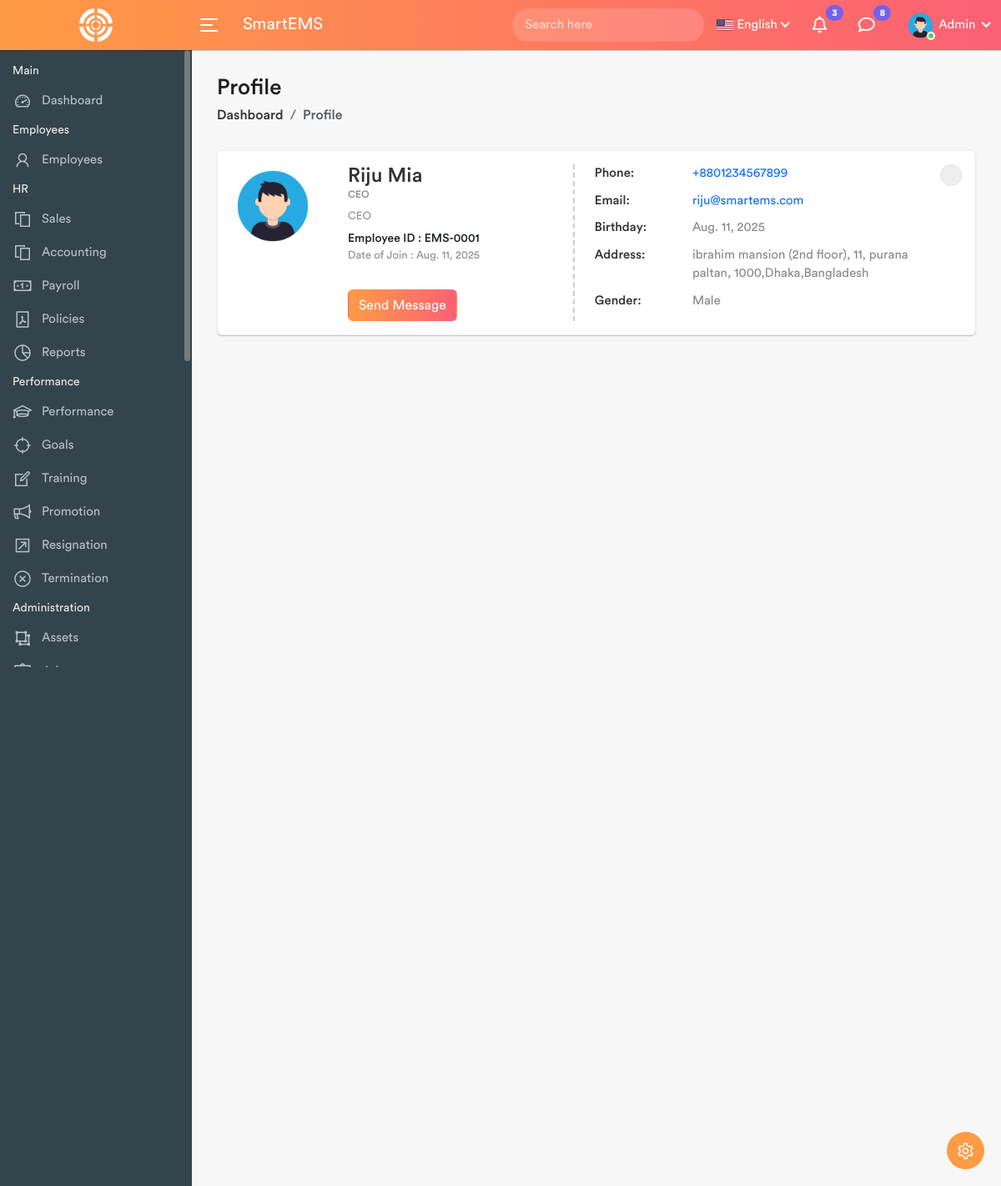
The app's page /my-profile/ (signed in) with its own data.
### customUserAuth/models.py (models this page shows, shortened)
class CustomUserAuthModel(AbstractUser):
    user_types = models.CharField(choices=[
        ('Admin', 'Admin'),
        ('HR', 'HR'),
        ('Employee', 'Employee'),
    ], max_length=10, null=True)

### adminApp/models.py (models this page shows, shortened)
class ProfileModel(models.Model):
    GENDER_CHOICES = (
        ('male', 'Male'),
        ('female', 'Female'),
        ('other', 'Other'),
    )
    user = models.OneToOneField(CustomUserAuthModel, on_delete=models.CASCADE, related_name='profile')
    employee_id = models.CharField(max_length=20, unique=True)
    full_name= models.CharField(max_length=150, null=True)
    position = models.ForeignKey(DesignationModel, on_delete=models.SET_NULL, null=True, blank=True, related_name='designation_info')
    phone = models.CharField(max_length=20, blank=True)
    address = models.TextField(blank=True)
    birthday = models.DateField(null=True, blank=True)
    gender = models.CharField(max_length=10, choices=GENDER_CHOICES, blank=True)
    date_of_joining = models.DateField(null=True, blank=True)
    profile_image = models.ImageField(upload_to='profiles/', null=True, blank=True)
    reports_to = models.ForeignKey('self', on_delete=models.SET_NULL, null=True, blank=True, related_name='subordinates')

class DesignationModel(models.Model):
    title = models.CharField(max_length=100)
    department = models.ForeignKey(DepartmentModel, on_delete=models.CASCADE, related_name='department_info')
    def __str__(self):
        return self.title

class DepartmentModel(models.Model):
    name = models.CharField(max_length=100)
    description = models.TextField(blank=True)

### adminApp/views.py (the view)
# urls.py: path('my-profile/', profile, name='profile'),
def profile(request):
    return render(request, 'profile.html')

### adminApp/templates/profile.html (shortened to what this page needs)
{% extends "master/base.html" %}
{% load static %}
{% block content %}
            <div class="page-wrapper">
                <div class="content container-fluid">
					<div class="page-header">
						<div class="row">
							<div class="col-sm-12">
								<h3 class="page-title">Profile</h3>
								<ul class="breadcrumb">
									<li class="breadcrumb-item"><a href="admin-dashboard.html">Dashboard</a></li>
									<li class="breadcrumb-item active">Profile</li>
								</ul>
							</div>
						</div>
					</div>
					<div class="card mb-0">
						<div class="card-body">
							<div class="row">
								<div class="col-md-12">
									<div class="profile-view">
										<div class="profile-img-wrap">
    										<div class="profile-img">
												<a href="#">
													<img
														src="
														{% if request.user.profile.profile_image %}
															{{ request.user.profile.profile_image.url }}
														{% elif request.user.first_name and request.user.last_name %}
															https://avatar.iran.liara.run/username?username={{ request.user.first_name }}+{{ request.user.last_name }}
														{% elif request.user.get_full_name %}
															https://avatar.iran.liara.run/username?username={{ request.user.get_full_name|urlencode }}
														{% else %}
															https://avatar.iran.liara.run/username?username={{ request.user.username|urlencode }}
														{% endif %}
														"
														alt="User Image"
														style="width: 100px; height: 100px; border-radius: 50%;"
													>
												</a>
											</div>
										</div>
										<div class="profile-basic">
											<div class="row">
												<div class="col-md-5">
													<div class="profile-info-left">
														<h3 class="user-name m-t-0 mb-0">{{ request.user.profile.full_name }}</h3>
														<h6 class="text-muted">{{request.user.profile.position}}</h6>
														<small class="text-muted">{{ request.user.profile.position.department.name }}</small>
														<div class="staff-id">Employee ID : EMS-{{request.user.profile.employee_id}}</div>
														<div class="small doj text-muted">Date of Join : {{request.user.profile.date_of_joining}}</div>
														<div class="staff-msg"><a class="btn btn-custom" href="">Send Message</a></div>
													</div>
												</div>
												<div class="col-md-7">
													<ul class="personal-info">
														<li>
															<div class="title">Phone:</div>
															<div class="text"><a href="">{{request.user.profile.phone}}</a></div>
														</li>
														<li>
															<div class="title">Email:</div>
															<div class="text"><a href="">{{ request.user.profile.user.username }}</a></div>
														</li>
														<li>
															<div class="title">Birthday:</div>
															<div class="text">{{request.user.profile.birthday}}</div>
														</li>
														<li>
															<div class="title">Address:</div>
															<div class="text">{{request.user.profile.address}}</div>
														</li>
														<li>
															<div class="title">Gender:</div>
															<div class="text">{{request.user.profile.gender|capfirst}}</div>
														</li>
													</ul>
												</div>
											</div>
										</div>
										<div class="pro-edit"><a data-bs-target="#profile_info" data-bs-toggle="modal" class="edit-icon" href="#"><i class="fa-solid fa-pencil"></i></a></div>
									</div>
								</div>
							</div>
						</div>
					</div>
                </div>
            </div>
{% endblock content %}

### customUserAuth/templates/master/top_navbar.html (shortened to what this page needs)
{% load static %}
            <div class="header">
                <div class="header-left">
                     <a href="" class="logo">
						<img src="{% static "assets/img/logo.png" %}" width="40" height="40" alt="Logo">
					</a>
                </div>
				<a id="toggle_btn" href="javascript:void(0);">
					<span class="bar-icon">
						<span></span>
						<span></span>
						<span></span>
					</span>
				</a>
                <div class="page-title-box">
					<h3>SmartEMS</h3>
                </div>
				<ul class="nav user-menu">
					<li class="nav-item">
						<div class="top-nav-search">
							<form action="search.html">
								<input class="form-control" type="text" placeholder="Search here">
								<button class="btn" type="submit"><i class="fa-solid fa-magnifying-glass"></i></button>
							</form>
						</div>
					</li>
					<li class="nav-item dropdown has-arrow flag-nav">
						<a class="nav-link dropdown-toggle" data-bs-toggle="dropdown" href="#" role="button">
							<img src="{% static "assets/img/flags/us.png" %}" alt="Flag" height="20"> <span>English</span>
						</a>
					</li>
					<li class="nav-item dropdown">
						<a href="#" class="dropdown-toggle nav-link" data-bs-toggle="dropdown">
							<i class="fa-regular fa-bell"></i> <span class="badge rounded-pill">3</span>
						</a>
					</li>
					<li class="nav-item dropdown">
						<a href="#" class="dropdown-toggle nav-link" data-bs-toggle="dropdown">
							<i class="fa-regular fa-comment"></i><span class="badge rounded-pill">8</span>
						</a>
					</li>
					<li class="nav-item dropdown has-arrow main-drop">
						<a href="#" class="dropdown-toggle nav-link" data-bs-toggle="dropdown">
							<span class="user-img"><img
														src="
														{% if request.user.profile.profile_image %}
															{{ request.user.profile.profile_image.url }}
														{% elif request.user.first_name and request.user.last_name %}
															https://avatar.iran.liara.run/username?username={{ request.user.first_name }}+{{ request.user.last_name }}
														{% elif request.user.get_full_name %}
															https://avatar.iran.liara.run/username?username={{ request.user.get_full_name|urlencode }}
														{% else %}
															https://avatar.iran.liara.run/username?username={{ request.user.username|urlencode }}
														{% endif %}
														"
														alt="User Image"
														style="width: 35px; height: 35px; border-radius: 50%;"
													>
							<span class="status online"></span></span>
							<span>{{request.user.user_types}}</span>
						</a>
					</li>
				</ul>
            </div>

### records on screen
CustomUserAuthModel: profile_image (placeholder picture), user.user_types "Admin", user.profile.full_name "Riju Mia", user.profile.position "CEO", user.profile.position.department.name "CEO", user.profile.employee_id "0001", user.profile.date_of_joining "Aug. 11, 2025", user.profile.phone "+8801234567899", user.profile.user.username "riju@smartems.com", user.profile.birthday "Aug. 11, 2025", user.profile.address "ibrahim mansion (2nd floor), 11, purana paltan, 1000,Dhaka,Bangladesh", user.profile.gender "Male"
